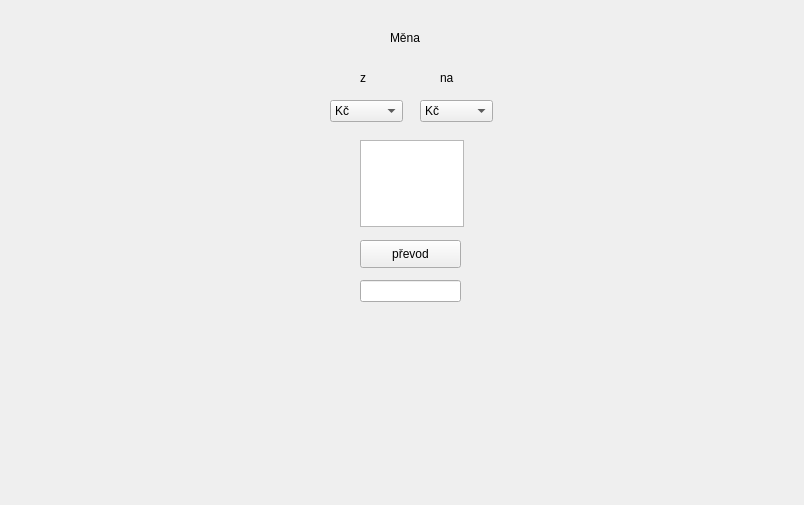
<?xml version="1.0" encoding="UTF-8"?>
<ui version="4.0">
 <class>Form</class>
 <widget class="QWidget" name="Form">
  <property name="geometry">
   <rect>
    <x>0</x>
    <y>0</y>
    <width>804</width>
    <height>505</height>
   </rect>
  </property>
  <property name="windowTitle">
   <string>Form</string>
  </property>
  <widget class="QComboBox" name="comboBox">
   <property name="geometry">
    <rect>
     <x>420</x>
     <y>100</y>
     <width>73</width>
     <height>22</height>
    </rect>
   </property>
   <item>
    <property name="text">
     <string>Kč</string>
    </property>
   </item>
   <item>
    <property name="text">
     <string>Euro</string>
    </property>
   </item>
   <item>
    <property name="text">
     <string>Dolar</string>
    </property>
   </item>
   <item>
    <property name="text">
     <string>loket</string>
    </property>
   </item>
   <item>
    <property name="text">
     <string>sah</string>
    </property>
   </item>
   <item>
    <property name="text">
     <string>pid</string>
    </property>
   </item>
   <item>
    <property name="text">
     <string>palec</string>
    </property>
   </item>
   <item>
    <property name="text">
     <string>stopa</string>
    </property>
   </item>
   <item>
    <property name="text">
     <string>libra</string>
    </property>
   </item>
   <item>
    <property name="text">
     <string>unce</string>
    </property>
   </item>
   <item>
    <property name="text">
     <string>kamen</string>
    </property>
   </item>
   <item>
    <property name="text">
     <string>gram</string>
    </property>
   </item>
   <item>
    <property name="text">
     <string>kilogram</string>
    </property>
   </item>
   <item>
    <property name="text">
     <string>joule</string>
    </property>
   </item>
   <item>
    <property name="text">
     <string>kalorie</string>
    </property>
   </item>
   <item>
    <property name="text">
     <string>elektronvolt</string>
    </property>
   </item>
   <item>
    <property name="text">
     <string>kilowatthodina</string>
    </property>
   </item>
  </widget>
  <widget class="QComboBox" name="comboBox_2">
   <property name="geometry">
    <rect>
     <x>330</x>
     <y>100</y>
     <width>73</width>
     <height>22</height>
    </rect>
   </property>
   <item>
    <property name="text">
     <string>Kč</string>
    </property>
   </item>
   <item>
    <property name="text">
     <string>Dolar</string>
    </property>
   </item>
   <item>
    <property name="text">
     <string>Euro</string>
    </property>
   </item>
   <item>
    <property name="text">
     <string>loket</string>
    </property>
   </item>
   <item>
    <property name="text">
     <string>sah</string>
    </property>
   </item>
   <item>
    <property name="text">
     <string>pid</string>
    </property>
   </item>
   <item>
    <property name="text">
     <string>palec</string>
    </property>
   </item>
   <item>
    <property name="text">
     <string>stopa</string>
    </property>
   </item>
   <item>
    <property name="text">
     <string>libra</string>
    </property>
   </item>
   <item>
    <property name="text">
     <string>unce</string>
    </property>
   </item>
   <item>
    <property name="text">
     <string>kamen</string>
    </property>
   </item>
   <item>
    <property name="text">
     <string>gram</string>
    </property>
   </item>
   <item>
    <property name="text">
     <string>kilogram</string>
    </property>
   </item>
   <item>
    <property name="text">
     <string>joule</string>
    </property>
   </item>
   <item>
    <property name="text">
     <string>kalorie</string>
    </property>
   </item>
   <item>
    <property name="text">
     <string>elektronvolt</string>
    </property>
   </item>
   <item>
    <property name="text">
     <string>kilowatthodina</string>
    </property>
   </item>
  </widget>
  <widget class="QPushButton" name="pushButton">
   <property name="geometry">
    <rect>
     <x>360</x>
     <y>240</y>
     <width>101</width>
     <height>28</height>
    </rect>
   </property>
   <property name="text">
    <string>převod</string>
   </property>
  </widget>
  <widget class="QLabel" name="label">
   <property name="geometry">
    <rect>
     <x>360</x>
     <y>70</y>
     <width>55</width>
     <height>16</height>
    </rect>
   </property>
   <property name="text">
    <string>z</string>
   </property>
  </widget>
  <widget class="QLabel" name="label_3">
   <property name="geometry">
    <rect>
     <x>440</x>
     <y>70</y>
     <width>55</width>
     <height>16</height>
    </rect>
   </property>
   <property name="text">
    <string>na</string>
   </property>
  </widget>
  <widget class="QLineEdit" name="lineEdit_5">
   <property name="geometry">
    <rect>
     <x>360</x>
     <y>280</y>
     <width>101</width>
     <height>22</height>
    </rect>
   </property>
   <property name="readOnly">
    <bool>true</bool>
   </property>
  </widget>
  <widget class="QTextEdit" name="textEdit">
   <property name="geometry">
    <rect>
     <x>360</x>
     <y>140</y>
     <width>104</width>
     <height>87</height>
    </rect>
   </property>
  </widget>
  <widget class="QLabel" name="label_9">
   <property name="geometry">
    <rect>
     <x>390</x>
     <y>30</y>
     <width>55</width>
     <height>16</height>
    </rect>
   </property>
   <property name="text">
    <string>Měna</string>
   </property>
  </widget>
 </widget>
 <resources/>
 <connections/>
</ui>
